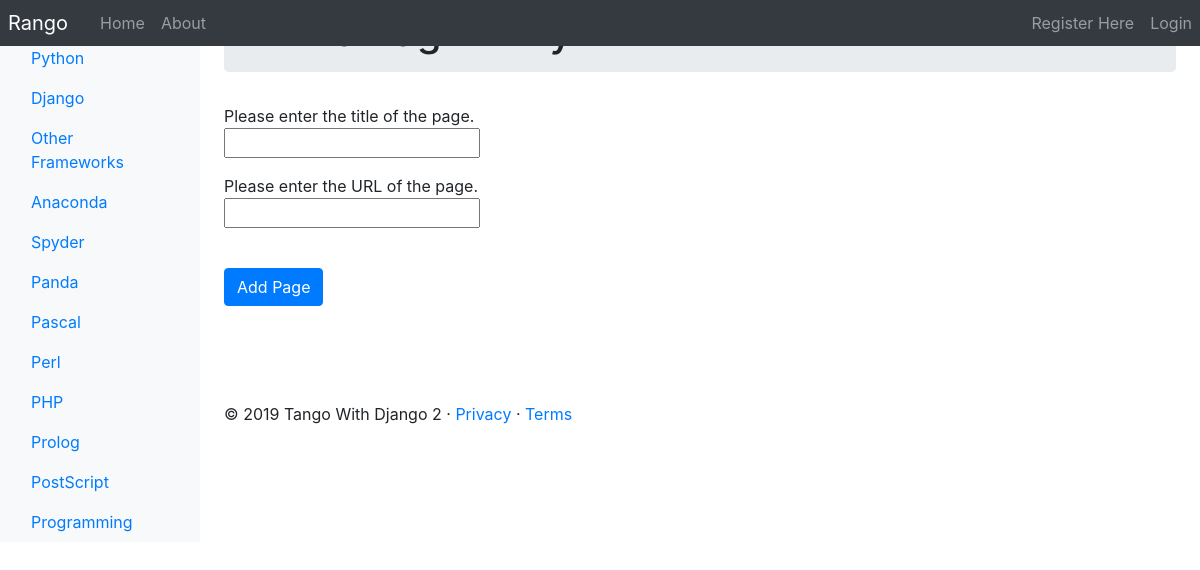
/rango/category/python/add_page/, run on the app's committed database.
### rango/models.py (models this page shows, shortened)
class Category(models.Model):
    name = models.CharField(max_length=128, unique=True)
    views = models.IntegerField(default=0)
    likes = models.IntegerField(default=0)
    slug = models.SlugField(unique=True)
    class Meta:
        verbose_name_plural = 'Categories'

### rango/views.py (the view, shortened to what this page needs)
# urls.py: path('category/<slug:category_name_slug>/add_page/', views.add_page, name='add_page'),
def add_page(request, category_name_slug):
    try:
        category = Category.objects.get(slug=category_name_slug)
    except Category.DoesNotExist:
        category = None
    form = PageForm()
    context_dict = {'form': form, 'category': category}
    return render(request, 'rango/add_page.html', context_dict)

### rango/forms.py (shortened to what this page needs)
class PageForm(forms.ModelForm):
    title = forms.CharField(max_length = 128,
                            help_text = "Please enter the title of the page.")
    url = forms.URLField(max_length = 200,
                            help_text = "Please enter the URL of the page.")
    views = forms.IntegerField(widget = forms.HiddenInput(), initial = 0)
    first_visit = forms.DateTimeField(widget = forms.HiddenInput(), initial = now())
    last_visit = forms.DateTimeField(widget = forms.HiddenInput(), initial = now())
    class Meta:
        model = Page
        exclude = ('category',)

### rango/templatetags/rango_template_tags.py (called while the page is built)
@register.inclusion_tag('rango/cats.html')
def get_category_list(cat = None):
    return {'cats': Category.objects.all(),
            'act_cat': cat}

### templates/rango/add_page.html (shortened to what this page needs)
{% extends 'rango/base.html' %}
{% load staticfiles %}
{% block body_block %}
    <div class="jumbotron p-2">
      <div class="container">
        <h1 class="jumbotron-heading">Add a Page to {{category.name}}</h1>
      </div>
    </div>
    <div class="container">
        <div class="row">
        <form role="form" id="page_form" method="post" action="{% url 'rango:add_page' category.slug %}">
            {% for field in form.visible_fields %}
                {{ field.help_text }}<br />
                {{ field }} <br/>
                        <div class="p-2"></div>
            {% endfor %}
            <br />
            <button class="btn btn-primary" type="submit" name="submit">
                Add Page
            </button>
                <div class="p-5"></div>
        </form>
        </div>
    </div>
{% endblock %}

### templates/rango/cats.html (shortened to what this page needs)
<ul class="nav flex-column">
  {% if cats %}
      {% for c in cats %}
      {% if c == act_cat %}
          <li class="nav-item">
              <a class="nav-link active" href="{% url 'rango:show_category' c.slug %}">
              {{ c.name }}</a>
          </li>
      {% else %}
          <li class="nav-item">
              <a class="nav-link" href="{% url 'rango:show_category' c.slug %}">
              {{ c.name }}</a>
          </li>
      {% endif %}
      {% endfor %}
  {% else %}
      <li class="nav-item">No Categories Yet!</li>
  {% endif %}
</ul>

### data on the page
Category: name "Python"
Category: name "Django"
Category: name "Other Frameworks"
Category: name "Anaconda"
Category: name "Spyder"
Category: name "Panda"
Category: name "Pascal"
Category: name "Perl"
Category: name "PHP"
Category: name "Prolog"
Category: name "PostScript"
Category: name "Programming"

### other printed values
{{ field.help_text }} "Please enter the title of the page." "Please enter the URL of the page."
